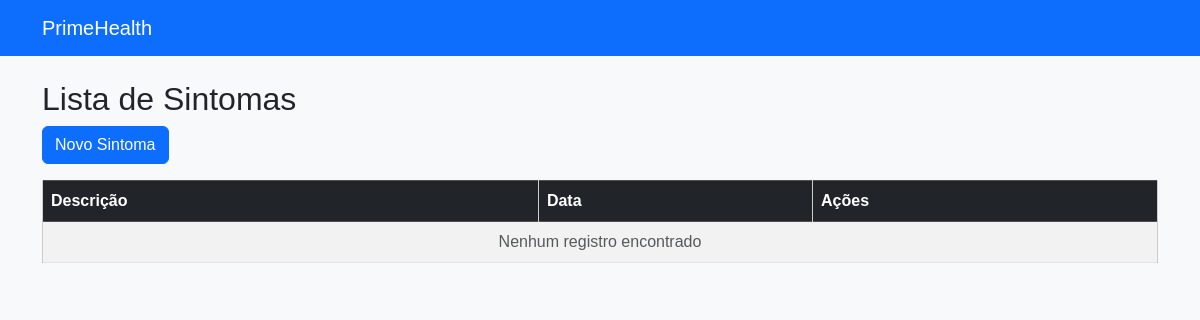
Page /sintomas/ (signed in) on the earlier database version.
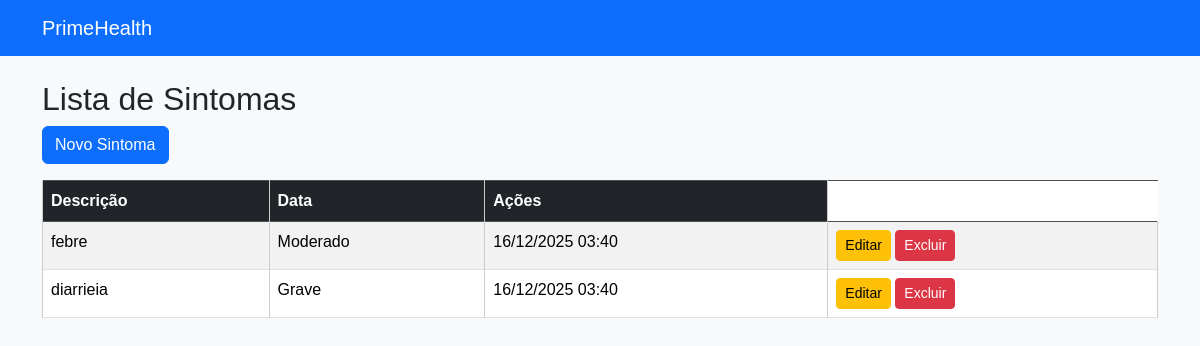
Same page on the later database version.
### sintomas/models.py (models this page shows, shortened)
class Sintoma(models.Model):
    INTENSIDADES = [
        ('Leve', 'Leve'),
        ('Moderado', 'Moderado'),
        ('Grave', 'Grave'),
    ]
    usuario = models.ForeignKey(
        User,
        on_delete=models.CASCADE
    )
    nome = models.CharField(max_length=100)
    intensidade = models.CharField(
        max_length=10,
        choices=INTENSIDADES
    )
    data_hora = models.DateTimeField(auto_now_add=True)

### sintomas/views.py (the view)
# urls.py: path('', listar_sintomas, name='listar_sintomas'),
@login_required
def listar_sintomas(request):
    sintomas = Sintoma.objects.filter(usuario=request.user)
    return render(request, 'listar_sintomas.html', {
        'sintomas': sintomas
    })

### templates/listar_sintomas.html
{% extends 'base.html' %}
{% block conteudo %}
<h2>Lista de Sintomas</h2>
<a href="{% url 'criar_sintoma' %}" class="btn btn-primary mb-3">
    Novo Sintoma
</a>
<table class="table table-striped table-bordered">
    <thead class="table-dark">
        <tr>
            <th>Descrição</th>
            <th>Data</th>
            <th>Ações</th>
        </tr>
    </thead>
    <tbody>
        {% for sintoma in sintomas %}
        <tr>
    <td>{{ sintoma.nome }}</td>
    <td>{{ sintoma.intensidade }}</td>
    <td>{{ sintoma.data_hora|date:"d/m/Y H:i" }}</td>
    <td>
        <a href="/sintomas/editar/{{ sintoma.id }}/" class="btn btn-sm btn-warning">Editar</a>
        <a href="/sintomas/excluir/{{ sintoma.id }}/" class="btn btn-sm btn-danger">Excluir</a>
    </td>
</tr>
        {% empty %}
        <tr>
            <td colspan="3" class="text-center text-muted">
                Nenhum registro encontrado
            </td>
        </tr>
        {% endfor %}
    </tbody>
</table>
{% endblock %}

Differences in the rows shown:
added Sintoma: nome "febre", intensidade "Moderado", data_hora "16/12/2025 03:40"
added Sintoma: nome "diarrieia", intensidade "Grave", data_hora "16/12/2025 03:40"
Other differences:
text no longer shown: "Nenhum registro encontrado"
